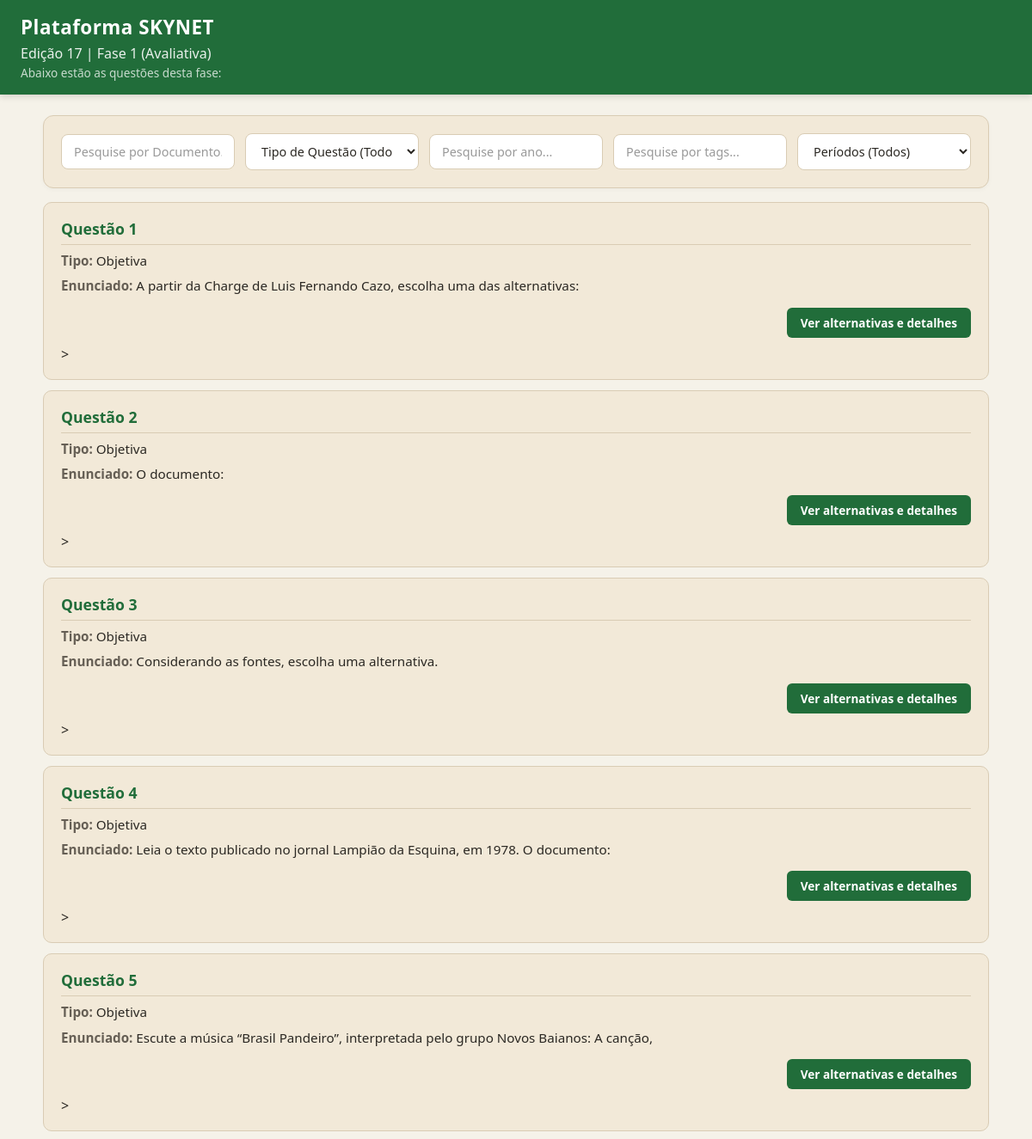
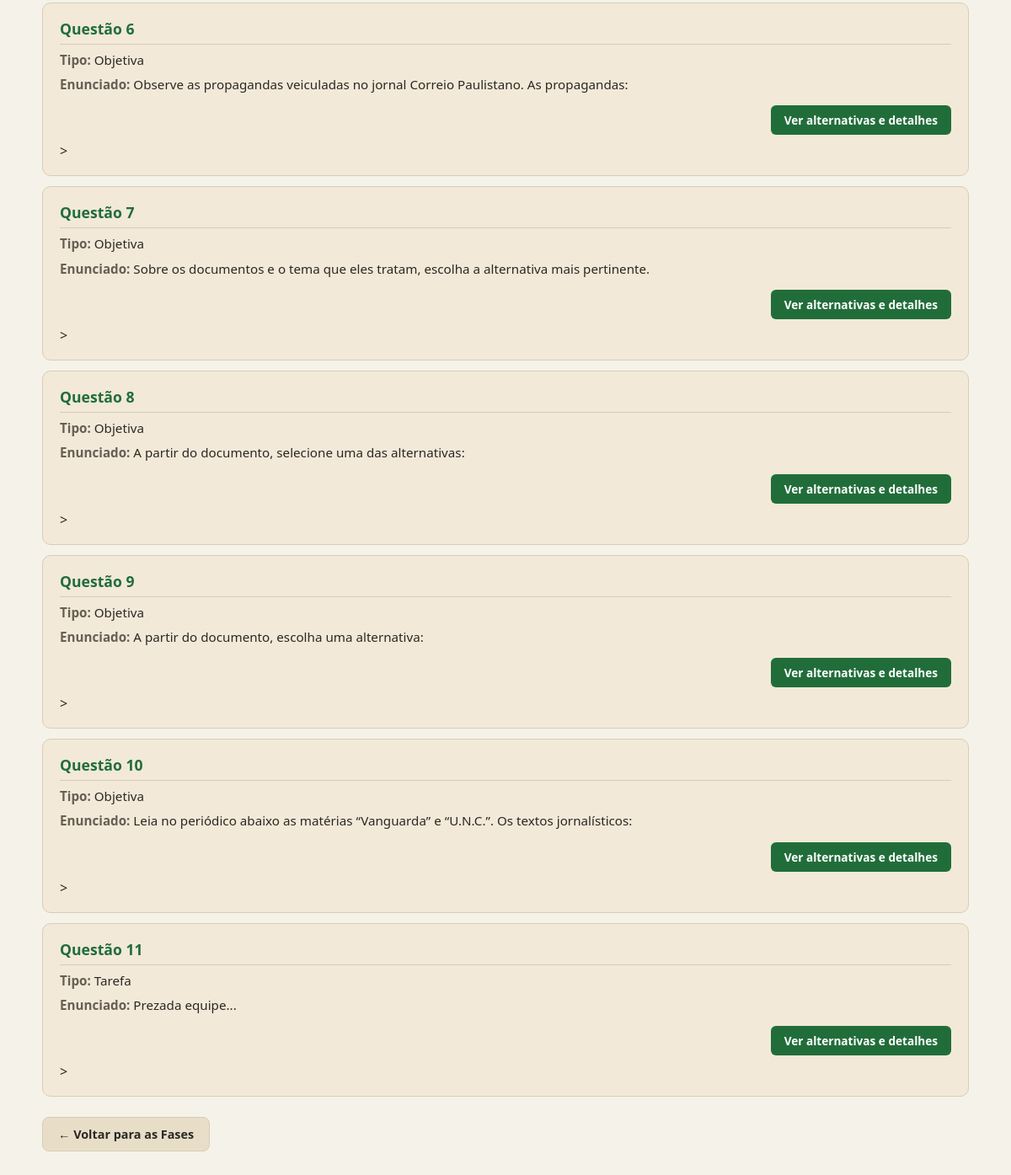
Screenshot of /fase/80/questoes/ with the database file from the repository (2 pictures, top to bottom).
### SKYNET/models.py (models this page shows)
class FASE(models.Model):
    id_fase = models.AutoField(primary_key=True)
    num_fase = models.IntegerField(verbose_name="Número da Fase")
    tipo_fase = models.CharField(max_length=100,verbose_name="Tipo da Fase")
    id_edicao = models.ForeignKey(
        EDICAO,
        on_delete=models.CASCADE,
        related_name='fases',
        verbose_name="Edição")

class EDICAO(models.Model):
    id_edicao = models.AutoField(primary_key=True)
    num_edicao = models.IntegerField(verbose_name="Número da Edição")
    ano_edicao = models.IntegerField(verbose_name="Ano da Edição")

class QUESTAO(models.Model):
    id_questao = models.AutoField(primary_key=True)
    num_questao = models.IntegerField(verbose_name="Número da Questão")
    enunciado = models.TextField(verbose_name="Enunciado da Questão")
    id_fase = models.ForeignKey(
        FASE,
        on_delete=models.CASCADE,
        related_name='Questoes',
        verbose_name="Fase")
    id_tipo_questao = models.ForeignKey(
        TIPO_QUESTAO,
        on_delete=models.CASCADE,
        related_name='Questoes',
        verbose_name="Tipo De Questao")
    documentos = models.ManyToManyField('DOCUMENTO', related_name='questoes')
    periodos = models.ManyToManyField('PERIODO', related_name='questoes')
    tags = models.ManyToManyField('TAG', related_name='questoes')
    anos = models.ManyToManyField('ANO_HISTORICO', related_name='questoes')

class TIPO_QUESTAO(models.Model):
    id_tipo_questao = models.AutoField(primary_key=True)
    tipo_nome = models.CharField(max_length=100,verbose_name="Tipo de Questao")

### SKYNET/views.py (the view)
# urls.py: path('fase/<int:fase_id>/questoes/', views.listar_questoes, name='listar_questoes'),
def listar_questoes(request, fase_id):
    fase = get_object_or_404(FASE, id_fase=fase_id)
    questoes = QUESTAO.objects.filter(id_fase=fase).order_by('num_questao')
    busca_tipo = request.GET.get('tipos')
    busca_periodo = request.GET.get('periodos')
    busca_documento = request.GET.get('documento')
    busca_tag = request.GET.get('tags')
    busca_ano = request.GET.get('anos')
    if busca_documento:
        questoes = questoes.filter(documentos__nome_documento__icontains=busca_documento)
    if busca_tipo:
        questoes = questoes.filter(id_tipo_questao__tipo_nome__iexact=busca_tipo)
    if busca_periodo:
        questoes = questoes.filter(periodos__periodo_nome__iexact=busca_periodo)
    if busca_tag:
        questoes = questoes.filter(tags__tag_nome__icontains=busca_tag)
    if busca_ano:
        questoes = questoes.filter(anos__ano__icontains=busca_ano)
    questoes = questoes.distinct()
    return render(request, 'SKYNET/listar_questoes.html', {
        'fase': fase,
        'questoes': questoes
    })

### SKYNET/templates/SKYNET/listar_questoes.html (shortened to what this page needs)
<!DOCTYPE html>
<html lang="pt-br">
<head>
</head>
<body>
    <header>
        <h1>Plataforma SKYNET</h1>
        <h2>Edição {{ fase.id_edicao.num_edicao }} | Fase {{ fase.num_fase }} ({{ fase.tipo_fase }})</h2>
        <p>Abaixo estão as questões desta fase:</p>
    </header>
    <div>
        <form method="get" action="." class="form-filtros">
    <input type="text" name="documento" placeholder="Pesquise por Documento..." value="{{ request.GET.documento|default:'' }}" class="input-busca">
    <select name="tipos" class="select-filtro" onchange="this.form.submit()">
        <option value="">Tipo de Questão (Todos)</option>
    </select>
    <input type="text" name="anos" placeholder="Pesquise por ano..." value="{{ request.GET.anos|default:'' }}" class="input-busca">
    <input type="text" name="tags" placeholder="Pesquise por tags..." value="{{ request.GET.tags|default:'' }}" class="input-busca">
    <select name="periodos" class="select-filtro" onchange="this.form.submit()">
        <option value="">Períodos (Todos)</option>
    </select>
</form>
    </div>
    <main class="container-questoes">
        {% for questao in questoes %}
            <div class="card-questao" style="margin-bottom: 20px; padding: 15px; border: 1px solid #ccc;">
                <h3>Questão {{ questao.num_questao }}</h3>
                <p><strong>Tipo:</strong> {{ questao.id_tipo_questao.tipo_nome }}</p>
                <p><strong>Enunciado:</strong> {{ questao.enunciado }}</p>
                <a href="{% url 'detalhes_questao' questao.id_questao %}">Ver alternativas e detalhes</a>>
            </div>
        {% empty %}
            <p>Nenhuma questão encontrada para esta fase.</p>
        {% endfor %}
    </main>
    <footer>
        <a href="{% url 'escolher_fase' fase.id_edicao.id_edicao %}">← Voltar para as Fases</a>
    </footer>
</body>
</html>

### SKYNET/templates/SKYNET/listar_questoes.html (style rules this page uses)
* { margin: 0; padding: 0; box-sizing: border-box; font-family: 'Segoe UI', Roboto, Helvetica, Arial, sans-serif; }
:root { --verde-header: #216d3a; --fundo-creme: #f5f2e9; --bege-card: #f2e9d8; --bege-hover: #e8dec8; --texto-escuro: #2b2823; --texto-suave: #665f55; --borda-suave: #d9ccb4; --branco: #ffffff; }
body { background-color: var(--fundo-creme); color: var(--texto-escuro); min-height: 100vh; padding-bottom: 40px; }
header { background-color: var(--verde-header); color: white; padding: 16px 24px; box-shadow: 0 2px 8px rgba(0,0,0,0.15); }
header h1 { font-size: 1.4rem; font-weight: 700; letter-spacing: 0.5px; margin-bottom: 4px; }
header h2 { font-size: 1rem; font-weight: 400; opacity: 0.9; }
header p { font-size: 0.85rem; opacity: 0.75; margin-top: 2px; }
.form-filtros { max-width: 1100px; margin: 24px auto 16px auto; padding: 20px; background-color: var(--bege-card); border: 1px solid var(--borda-suave); border-radius: 12px; box-shadow: 0 2px 5px rgba(0,0,0,0.03); display: grid; grid-template-columns: repeat(auto-fit, minmax(200px, 1fr)); gap: 12px; align-items: center; }
.input-busca, .select-filtro { width: 100%; padding: 10px 14px; background-color: var(--branco); border: 1px solid var(--borda-suave); border-radius: 8px; color: var(--texto-escuro); font-size: 0.9rem; outline: none; transition: all 0.2s ease; }
.input-busca::placeholder { color: #999; }
.container-questoes { max-width: 1100px; margin: 0 auto; display: flex; flex-direction: column; gap: 12px; }
.card-questao { background-color: var(--bege-card) !important; border: 1px solid var(--borda-suave) !important; border-radius: 10px !important; padding: 18px 20px !important; margin-bottom: 0 !important; display: flex; flex-direction: column; gap: 8px; transition: all 0.2s ease-in-out; }
.card-questao h3 { font-size: 1.1rem; color: var(--verde-header); font-weight: 700; border-bottom: 1px solid var(--borda-suave); padding-bottom: 6px; display: flex; justify-content: space-between; align-items: center; }
.card-questao p { font-size: 0.95rem; color: var(--texto-escuro); line-height: 1.4; }
.card-questao p strong { color: var(--texto-suave); }
.card-questao a { align-self: flex-end; display: inline-block; margin-top: 6px; padding: 8px 16px; background-color: var(--verde-header); color: white; text-decoration: none; font-weight: 600; font-size: 0.85rem; border-radius: 6px; transition: background-color 0.2s ease; }
footer { max-width: 1100px; margin: 24px auto 0 auto; text-align: left; }
footer a { display: inline-block; background-color: var(--bege-hover); color: var(--texto-escuro); text-decoration: none; padding: 10px 18px; border-radius: 8px; font-size: 0.9rem; font-weight: 700; border: 1px solid var(--borda-suave); transition: all 0.2s ease; }

### rows the page displays
FASE: id_edicao.num_edicao "17", num_fase "1", tipo_fase "Avaliativa"
QUESTAO: num_questao "1", id_tipo_questao.tipo_nome "Objetiva", enunciado "A partir da Charge de Luis Fernando Cazo, escolha uma das alternativas:"
QUESTAO: num_questao "2", id_tipo_questao.tipo_nome "Objetiva", enunciado "O documento:"
QUESTAO: num_questao "3", id_tipo_questao.tipo_nome "Objetiva", enunciado "Considerando as fontes, escolha uma alternativa."
QUESTAO: num_questao "4", id_tipo_questao.tipo_nome "Objetiva", enunciado "Leia o texto publicado no jornal Lampião da Esquina, em 1978. O documento:"
QUESTAO: num_questao "5", id_tipo_questao.tipo_nome "Objetiva", enunciado "Escute a música “Brasil Pandeiro”, interpretada pelo grupo Novos Baianos: A canção,"
QUESTAO: num_questao "6", id_tipo_questao.tipo_nome "Objetiva", enunciado "Observe as propagandas veiculadas no jornal Correio Paulistano. As propagandas:"
QUESTAO: num_questao "7", id_tipo_questao.tipo_nome "Objetiva", enunciado "Sobre os documentos e o tema que eles tratam, escolha a alternativa mais pertinente."
QUESTAO: num_questao "8", id_tipo_questao.tipo_nome "Objetiva", enunciado "A partir do documento, selecione uma das alternativas:"
QUESTAO: num_questao "9", id_tipo_questao.tipo_nome "Objetiva", enunciado "A partir do documento, escolha uma alternativa:"
QUESTAO: num_questao "10", id_tipo_questao.tipo_nome "Objetiva", enunciado "Leia no periódico abaixo as matérias “Vanguarda” e “U.N.C.”. Os textos jornalísticos:"
QUESTAO: num_questao "11", id_tipo_questao.tipo_nome "Tarefa", enunciado "Prezada equipe..."
